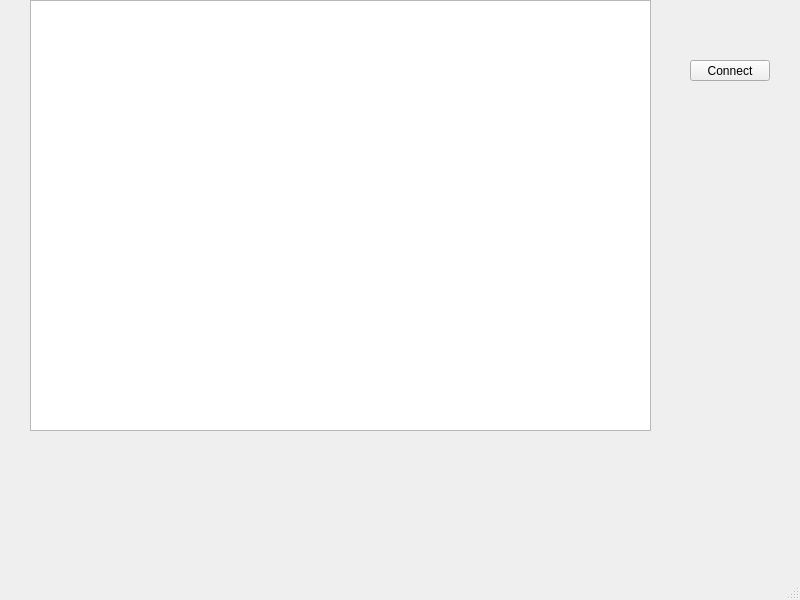
<?xml version="1.0" encoding="UTF-8"?>
<ui version="4.0">
 <class>MainWindow</class>
 <widget class="QMainWindow" name="MainWindow">
  <property name="geometry">
   <rect>
    <x>0</x>
    <y>0</y>
    <width>800</width>
    <height>600</height>
   </rect>
  </property>
  <property name="windowTitle">
   <string>MainWindow</string>
  </property>
  <widget class="QWidget" name="centralwidget">
   <widget class="QTableView" name="tableView">
    <property name="geometry">
     <rect>
      <x>30</x>
      <y>0</y>
      <width>621</width>
      <height>431</height>
     </rect>
    </property>
   </widget>
   <widget class="QPushButton" name="pushButton">
    <property name="geometry">
     <rect>
      <x>690</x>
      <y>60</y>
      <width>80</width>
      <height>21</height>
     </rect>
    </property>
    <property name="text">
     <string>Connect</string>
    </property>
   </widget>
  </widget>
  <widget class="QMenuBar" name="menubar">
   <property name="geometry">
    <rect>
     <x>0</x>
     <y>0</y>
     <width>800</width>
     <height>20</height>
    </rect>
   </property>
  </widget>
  <widget class="QStatusBar" name="statusbar"/>
 </widget>
 <resources/>
 <connections/>
</ui>
